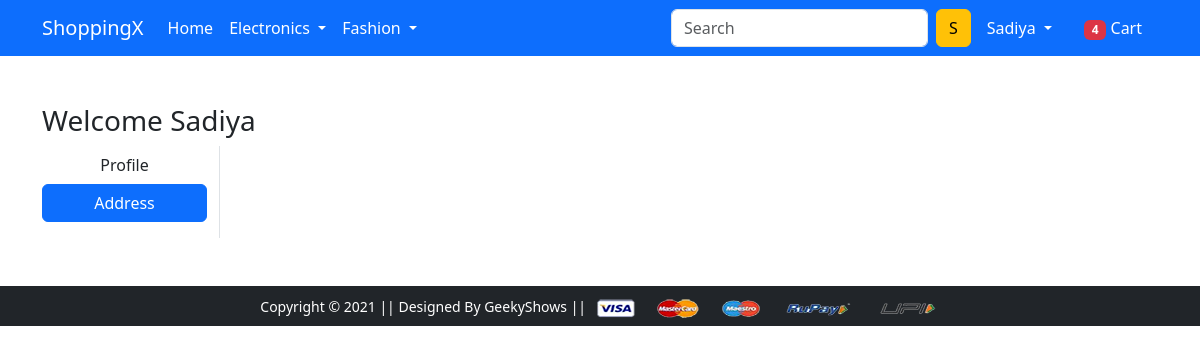
Page /address/ (signed in) on the earlier database version.
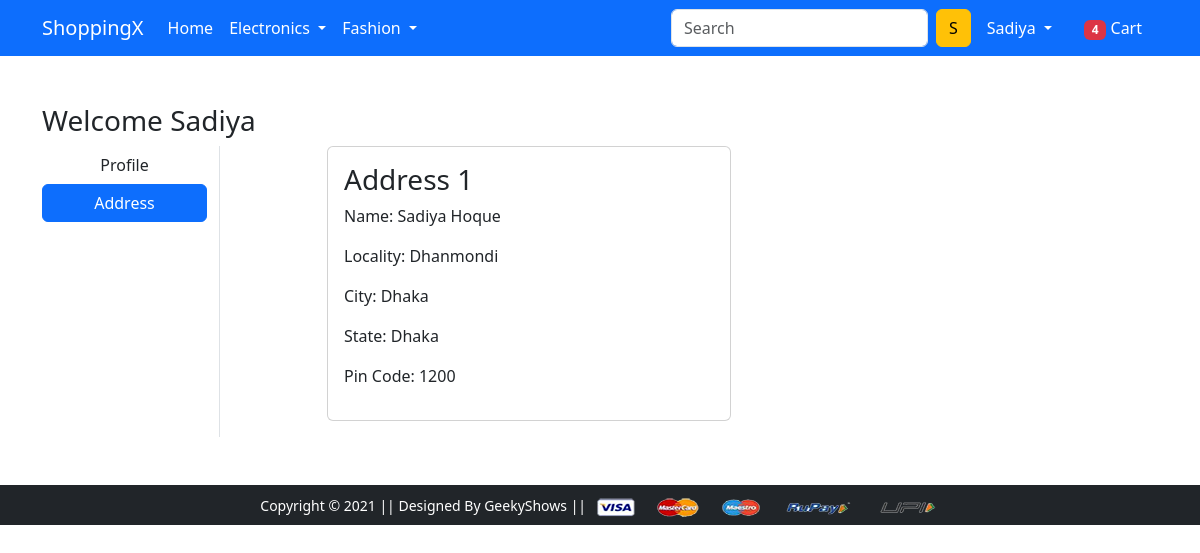
Same page on the later database version.
### app/models.py (models this page shows, shortened)
class Customer(models.Model):
    user = models.ForeignKey(User, on_delete=models.CASCADE)
    name = models.CharField(max_length=200)
    locality = models.CharField(max_length=200)
    city = models.CharField(max_length=50)
    zipcode = models.IntegerField()
    state = models.CharField(choices=STATE_CHOICES, max_length=50)

### app/views.py (the view)
# urls.py: path('address/', views.AddressView.as_view(), name='address'),
class AddressView(View):
 def get(self, request):
  add = Customer.objects.filter(user=request.user)
  return render(request, 'app/address.html', {'address':add, 'active':'btn-primary'})

### app/templates/app/address.html (shortened to what this page needs)
{% extends 'app/base.html' %}
{% load static %}
{% block main-content %}
<div class="container my-5">
 <div class="row">
 <h3>Welcome {{request.user.username|capfirst}}</h3>
  <div class="col-sm-2 border-end">
   <ul class="list-unstyled">
    <li class="d-grid"><a href="{% url 'profile' %}" class="btn ">Profile</a></li>
    <li class="d-grid"><a href="{% url 'address' %}" class="btn {{active}}">Address</a></li>
   </ul>
  </div>
  <div class="col-sm-9 offset-sm-1">
   <div class="row">
    {% for ad in address %}
    <div class="col-sm-6">
        <div class="card mb-3">
         <div class="card-body">
          <h3>Address {{forloop.counter}}</h3>
          <p>Name: {{ad.name}}</p>
          <p>Locality: {{ad.locality}}</p>
          <p>City: {{ad.city}}</p>
          <p>State: {{ad.state}}</p>
          <p>Pin Code: {{ad.zipcode}}</p>
         </div>
        </div>
       </div>
    {% endfor %}
   </div>
  </div>
 </div>
</div>
{% endblock main-content %}

Differences in the rows shown:
added Customer: name "Sadiya Hoque", locality "Dhanmondi", city "Dhaka", state "Dhaka", zipcode "1200"
